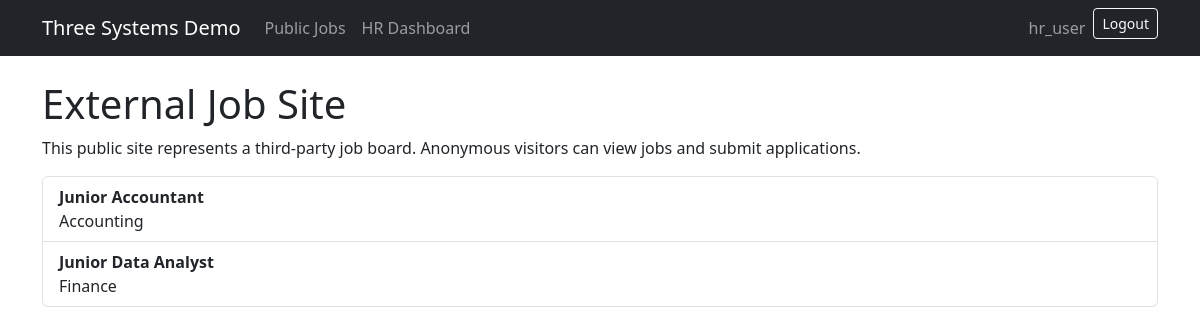
The app's page /jobs/ (signed in) with its own data.
### external_jobs/models.py (models this page shows, shortened)
class ExternalJobPosting(models.Model):
    hr_job_id = models.IntegerField(unique=True)
    title = models.CharField(max_length=200)
    department = models.CharField(max_length=120)
    description = models.TextField()
    status = models.CharField(max_length=40, default='open')
    received_at = models.DateTimeField(auto_now_add=True)

### external_jobs/views.py (the view)
# urls.py: path('', views.public_job_list, name='public_job_list'),
def public_job_list(request):
    jobs = ExternalJobPosting.objects.filter(status='open').order_by('-received_at')
    return render(request, 'external_jobs/public_job_list.html', {'jobs': jobs})

### hr/templatetags/group_tags.py (called while the page is built)
@register.filter
def has_group(user, group_name):
    return user.is_authenticated and user.groups.filter(name=group_name).exists()

### external_jobs/templates/external_jobs/public_job_list.html
{% extends "base.html" %}{% block title %}Public Jobs{% endblock %}{% block content %}<h1>External Job Site</h1><p>This public site represents a third-party job board. Anonymous visitors can view jobs and submit applications.</p><div class="list-group">{% for job in jobs %}<a class="list-group-item list-group-item-action" href="{% url 'external_jobs:public_job_detail' job.pk %}"><strong>{{ job.title }}</strong><br>{{ job.department }}</a>{% empty %}<p>No public jobs yet. Log in as HR, approve a job, and publish it to this API.</p>{% endfor %}</div>{% endblock %}

### templates/base.html (shortened to what this page needs)
{% load group_tags %}
<!doctype html>
<html lang="en">
<head>
  <link href="https://cdn.jsdelivr.net/npm/bootstrap@5.3.3/dist/css/bootstrap.min.css" rel="stylesheet">
</head>
<body>
<nav class="navbar navbar-expand-lg navbar-dark bg-dark mb-4">
  <div class="container">
    <a class="navbar-brand" href="/">Three Systems Demo</a>
    <div class="navbar-nav">
      <a class="nav-link" href="{% url 'external_jobs:public_job_list' %}">Public Jobs</a>
      {% if user.is_authenticated %}
        {% if user.is_superuser or user|has_group:"HR" %}<a class="nav-link" href="{% url 'hr:dashboard' %}">HR Dashboard</a>{% endif %}
      {% endif %}
    </div>
    <div class="ms-auto navbar-nav">
      {% if user.is_authenticated %}
        <span class="navbar-text me-2">{{ user.username }}</span>
        <form method="post" action="{% url 'logout' %}">{% csrf_token %}<button class="btn btn-sm btn-outline-light">Logout</button></form>
      {% else %}
        <a class="btn btn-sm btn-outline-light" href="{% url 'login' %}">Login</a>
      {% endif %}
    </div>
  </div>
</nav>
<main class="container">
  {% block content %}{% endblock %}
</main>
</body>
</html>

### records on screen
ExternalJobPosting: title "Junior Accountant", department "Accounting"
ExternalJobPosting: title "Junior Data Analyst", department "Finance"

### other values on screen
{{ user.username }} "hr_user"
